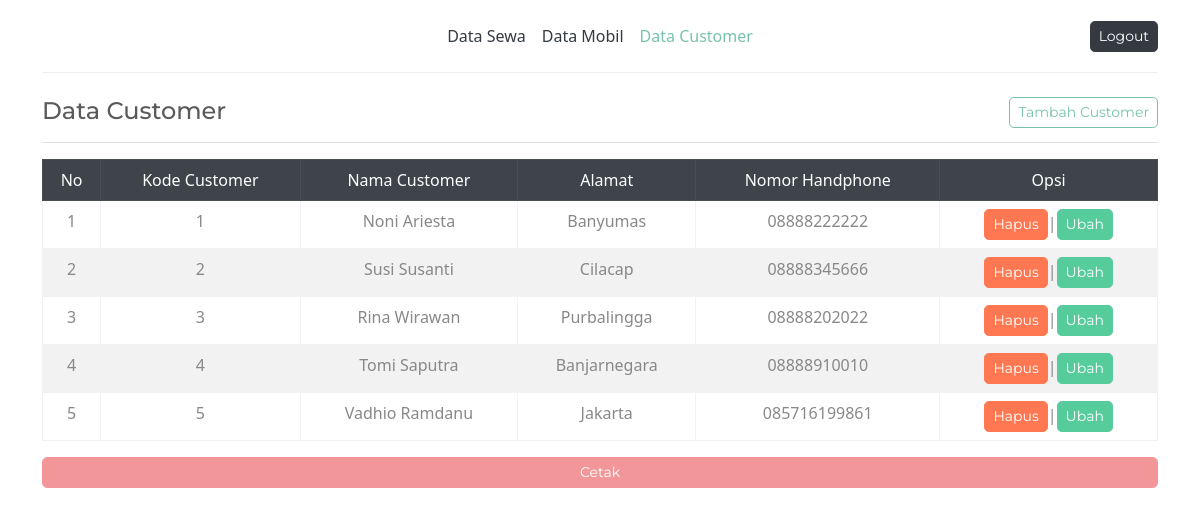
Page /customer.php (signed in) on the committed database.
### tables this page shows
CREATE TABLE `customer` (
  `kd_customer` int(8) NOT NULL,
  `nama` varchar(35) NOT NULL,
  `alamat` text NOT NULL,
  `no_hp` varchar(15) NOT NULL
);

### customer.php (the view, shortened to what this page needs)
<?php
include "koneksi.php";
$sql = "SELECT * FROM customer";
$query = mysqli_query($koneksi,$sql);
if (!isset($_SESSION['login'])) {
    header("location:login.php");
} else {
?>
<!DOCTYPE html>
<html lang="en">
<head>
    <link rel="stylesheet" href="css1/bootstrap.css">
</head>
<body>
<div class="container" id="cetak">
    <header class="d-flex flex-wrap align-items-center justify-content-center justify-content-md-between py-3 mb-4 border-bottom">
      <a href="/" class="d-flex align-items-center col-md-3 mb-2 mb-md-0 text-dark text-decoration-none">
        <svg class="bi me-2" width="40" height="32" role="img" aria-label="Bootstrap"><use xlink:href="#bootstrap"/></svg>
      </a>
      <ul class="nav col-12 col-md-auto mb-2 justify-content-center mb-md-0">
        <li><a href="index.php" class="nav-link px-2 link-dark">Data Sewa</a></li>
        <li><a href="mobil.php" class="nav-link px-2 link-dark">Data Mobil</a></li>
        <li><a href="customer.php" class="nav-link px-2 link-primary">Data Customer</a></li>
      </ul>
      <div class="col-md-3 text-end">
        <a href="logout.php"><button type="button" class="btn btn-dark btn-sm">Logout</button></a>
      </div>
    </header>
  </div>
    <div class="container bg-outline-success">
                <h4>Data Customer
                <a href="tambah2.php"><button class="btn btn-outline-primary float-end btn-sm" id="cetak">Tambah Customer</button></a></h4><hr>
                <table class="table table-bordered table-striped">
                    <tr class="table-dark" align="center">
                        <td>No</td>
                        <td>Kode Customer</td>
                        <td>Nama Customer</td>
                        <td>Alamat</td>
                        <td>Nomor Handphone</td>
                        <td id="cetak">Opsi</td>
                    </tr>
                    <?php
                    $nomer = 1;
                    while($customer=mysqli_fetch_assoc($query)){
                        echo "<tr align='center'>";
                        echo "<td>". $nomer++ ."</td>";
                        echo "<td>". $customer['kd_customer'] ."</td>";
                        echo "<td>". ucwords($customer['nama']) ."</td>";
                        echo "<td>". ucwords($customer['alamat']) ."</td>";
                        echo "<td>". $customer['no_hp'] ."</td>";
                        echo "<td id='cetak'>";
                        echo "<a href='hapus2.php?kd_customer=".  $customer['kd_customer'] ."'><button class='btn btn-danger btn-sm'>Hapus</button></a>";
                        echo "|";
                        echo "<a href='edit2.php?kd_customer=".  $customer['kd_customer'] ."'><button class='btn btn-success btn-sm'>Ubah</button></a>";
                        echo "</td>";
                        echo "</tr>";
                    }
                    ?>
                </div>
    <button onclick="window.print()" class="btn btn-secondary float-end btn-sm form-control" id="cetak">Cetak</button>
</body>
</html>
<?php
}
?>

### rows in the picture
customer: kd_customer "1", nama "Noni Ariesta", alamat "Banyumas", no_hp "08888222222"
customer: kd_customer "2", nama "Susi Susanti", alamat "Cilacap", no_hp "08888345666"
customer: kd_customer "3", nama "Rina Wirawan", alamat "Purbalingga", no_hp "08888202022"
customer: kd_customer "4", nama "Tomi Saputra", alamat "Banjarnegara", no_hp "08888910010"
customer: kd_customer "5", nama "Vadhio Ramdanu", alamat "Jakarta", no_hp "085716199861"
